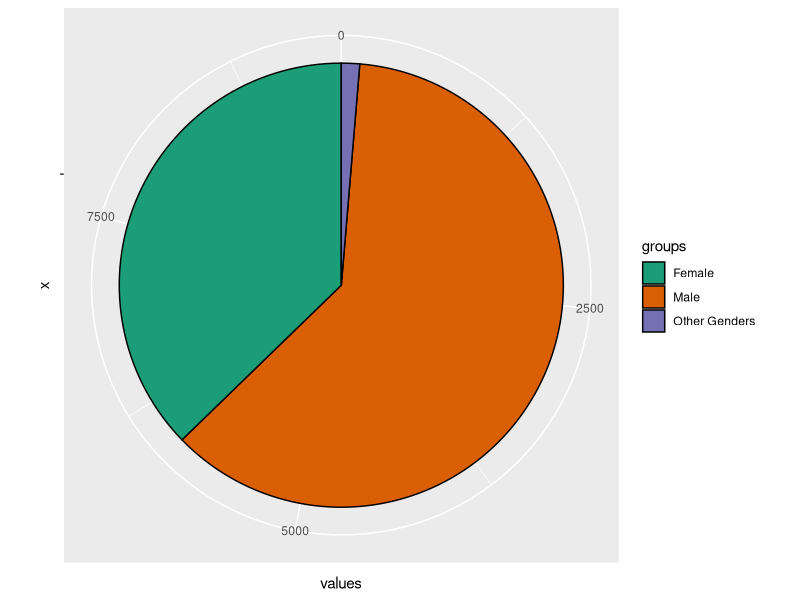

Generate this figure with R: (Note: this script raises an error after producing the figure.)
#### Preamble ####
# Purpose: Models the population change and statistics about it. 
# Author: Dennis Netchitailo
# Date: 26 September 2024 
# Contact: dennis.netchitailo@utoronto.ca 
# License: MIT
# Pre-requisites: Run the files "01-download_data.R" and "02-data_cleaning.R"
# Have the following libraries installed: "tidyverse", "ggplot2", "dplyr"


#### Workspace setup ####
library(tidyverse)
library(ggplot2)
library(dplyr)

#### Read data ####
analysis_data <- read_csv("data/analysis_data/analysis_data.csv")

### Model data ####

#Model 1 : Mean Proportion of Total Population by Gender 

all_population_data <- analysis_data %>% filter(population_group 
                                                == "All Population")

male_mean_all_pop <- mean(all_population_data$gender_male)
female_mean_all_pop <- mean(all_population_data$gender_female)
other_gender_mean_all_pop <- 
  mean(all_population_data$gender_transgender_non_binary_or_two_spirit)

df_gender <- data.frame(
  values = c(male_mean_all_pop, female_mean_all_pop, other_gender_mean_all_pop),
  groups = c("Male","Female","Other Genders")
)

mean_gender_all_pop <- ggplot(df_gender, aes(x="", y=values, fill=groups)) +
  geom_bar(stat="identity", width=1, color="black") +
  coord_polar("y", start=0) + 
  scale_fill_brewer(palette="Dark2")
  theme_void()

#### Save model 1 : Mean Proportion of Total Population by Gender ####
saveRDS(
  mean_gender_all_pop,
  file = "models/mean_gender_all_pop.rds"
)
  
  
#Model 2 : Change in Total Young Population
all_population_data <- analysis_data %>% filter(population_group 
                                                == "All Population")

change_age16_24 <- ggplot(all_population_data, aes(x = date_dmy, y = age16_24)) +
  geom_bar(stat = "identity") + labs(x = "Date", y = "Age 16-24", title = 
                                       "Change in the total shelter population of those Ages 16-24") + theme_minimal()


#### Save model 2 : Change in Total Young Population  ####
saveRDS(
  change_age16_24,
  file = "models/change_age16_24.rds"
)


#Model 3 : Change in Total  Population
all_population_data <- analysis_data %>% filter(population_group 
                                                == "All Population")

change_total_pop <- ggplot(all_population_data, aes(x = date_dmy, y = age16_24)) +
  geom_bar(stat = "identity") + labs(x = "Date", y = "Whole Population", title = 
                                       "Change in the total shelter population") + theme_minimal()


#### Save model 3  ####
saveRDS(
  change_total_pop,
  file = "models/change_total_pop.rds"
)

  